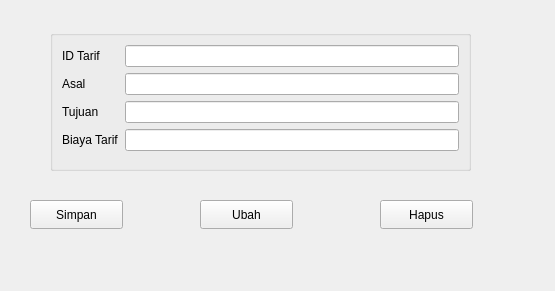
<?xml version="1.0" encoding="UTF-8"?>
<ui version="4.0">
 <class>FormTarif</class>
 <widget class="QWidget" name="FormTarif">
  <property name="geometry">
   <rect>
    <x>0</x>
    <y>0</y>
    <width>555</width>
    <height>291</height>
   </rect>
  </property>
  <property name="windowTitle">
   <string>Form</string>
  </property>
  <widget class="QGroupBox" name="formGroupBox">
   <property name="geometry">
    <rect>
     <x>50</x>
     <y>30</y>
     <width>421</width>
     <height>141</height>
    </rect>
   </property>
   <layout class="QFormLayout" name="formLayout">
    <item row="0" column="0">
     <widget class="QLabel" name="iDTarifLabel">
      <property name="text">
       <string>ID Tarif</string>
      </property>
     </widget>
    </item>
    <item row="0" column="1">
     <widget class="QLineEdit" name="iDTarifLineEdit"/>
    </item>
    <item row="1" column="0">
     <widget class="QLabel" name="asalLabel">
      <property name="text">
       <string>Asal </string>
      </property>
     </widget>
    </item>
    <item row="1" column="1">
     <widget class="QLineEdit" name="asalLineEdit"/>
    </item>
    <item row="2" column="0">
     <widget class="QLabel" name="tujuanLabel">
      <property name="text">
       <string>Tujuan</string>
      </property>
     </widget>
    </item>
    <item row="2" column="1">
     <widget class="QLineEdit" name="tujuanLineEdit"/>
    </item>
    <item row="3" column="0">
     <widget class="QLabel" name="biayaLabel">
      <property name="text">
       <string>Biaya Tarif</string>
      </property>
     </widget>
    </item>
    <item row="3" column="1">
     <widget class="QLineEdit" name="biayaTarifLineEdit"/>
    </item>
   </layout>
  </widget>
  <widget class="QPushButton" name="pushButton">
   <property name="geometry">
    <rect>
     <x>30</x>
     <y>200</y>
     <width>93</width>
     <height>29</height>
    </rect>
   </property>
   <property name="text">
    <string>Simpan</string>
   </property>
  </widget>
  <widget class="QPushButton" name="pushButton_2">
   <property name="geometry">
    <rect>
     <x>200</x>
     <y>200</y>
     <width>93</width>
     <height>29</height>
    </rect>
   </property>
   <property name="text">
    <string>Ubah</string>
   </property>
  </widget>
  <widget class="QPushButton" name="pushButton_3">
   <property name="geometry">
    <rect>
     <x>380</x>
     <y>200</y>
     <width>93</width>
     <height>29</height>
    </rect>
   </property>
   <property name="text">
    <string>Hapus</string>
   </property>
  </widget>
 </widget>
 <resources/>
 <connections/>
</ui>
